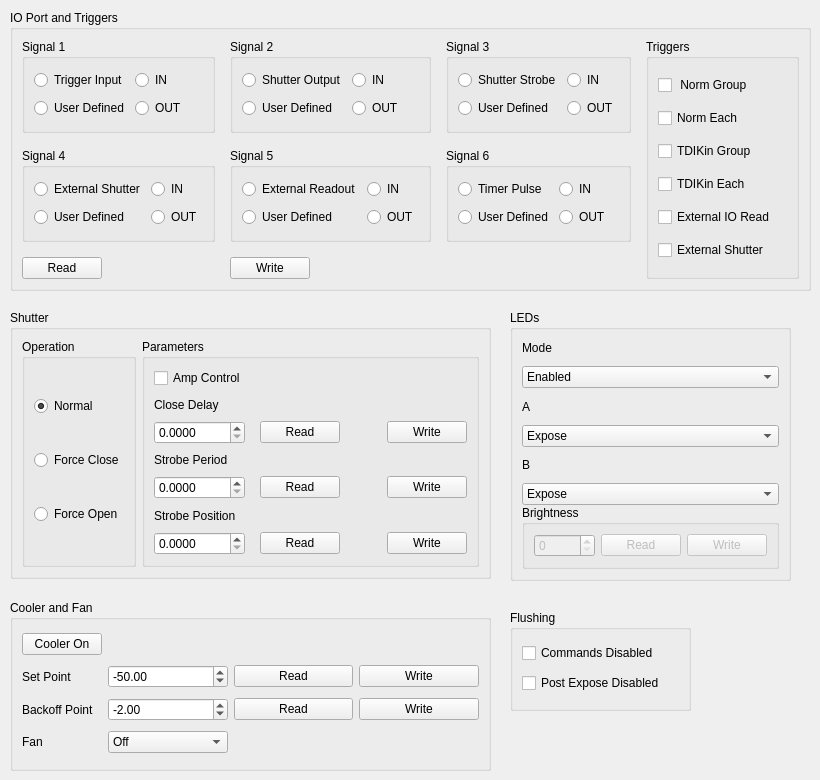
     <widget class="QWidget" name="tabControls">
      <attribute name="title">
       <string>Controls</string>
      </attribute>
      <widget class="QGroupBox" name="gbCtrlCooler">
       <property name="geometry">
        <rect>
         <x>10</x>
         <y>600</y>
         <width>481</width>
         <height>171</height>
        </rect>
       </property>
       <property name="title">
        <string>Cooler and Fan</string>
       </property>
       <layout class="QGridLayout" name="gridLayout_9">
        <item row="0" column="0">
         <widget class="QPushButton" name="btnCtrCoolerToggle">
          <property name="sizePolicy">
           <sizepolicy hsizetype="Fixed" vsizetype="Fixed">
            <horstretch>1</horstretch>
            <verstretch>0</verstretch>
           </sizepolicy>
          </property>
          <property name="maximumSize">
           <size>
            <width>16777215</width>
            <height>16777215</height>
           </size>
          </property>
          <property name="text">
           <string>Cooler On</string>
          </property>
          <property name="checkable">
           <bool>true</bool>
          </property>
         </widget>
        </item>
        <item row="1" column="0">
         <widget class="QLabel" name="lblCtrlCoolerSet">
          <property name="text">
           <string>Set Point</string>
          </property>
         </widget>
        </item>
        <item row="1" column="1">
         <widget class="QDoubleSpinBox" name="spinCtrlCoolerSet">
          <property name="minimum">
           <double>-100.000000000000000</double>
          </property>
          <property name="value">
           <double>-50.000000000000000</double>
          </property>
         </widget>
        </item>
        <item row="1" column="2">
         <widget class="QPushButton" name="btnCtrlCoolerSetPtRead">
          <property name="text">
           <string>Read</string>
          </property>
         </widget>
        </item>
        <item row="1" column="3">
         <widget class="QPushButton" name="btnCtrlCoolerSetPtWrite">
          <property name="text">
           <string>Write</string>
          </property>
         </widget>
        </item>
        <item row="2" column="0">
         <widget class="QLabel" name="lblCtrlCoolerBack">
          <property name="text">
           <string>Backoff Point</string>
          </property>
         </widget>
        </item>
        <item row="2" column="1">
         <widget class="QDoubleSpinBox" name="spinCtrlCoolerBack">
          <property name="minimum">
           <double>-50.000000000000000</double>
          </property>
          <property name="value">
           <double>-2.000000000000000</double>
          </property>
         </widget>
        </item>
        <item row="2" column="2">
         <widget class="QPushButton" name="btnCtrlCoolerBackoffRead">
          <property name="text">
           <string>Read</string>
          </property>
         </widget>
        </item>
        <item row="2" column="3">
         <widget class="QPushButton" name="btnCtrlCoolerBackoffWrite">
          <property name="text">
           <string>Write</string>
          </property>
         </widget>
        </item>
        <item row="3" column="0">
         <widget class="QLabel" name="lblCtrlFan">
          <property name="text">
           <string>Fan</string>
          </property>
         </widget>
        </item>
        <item row="3" column="1">
         <widget class="QComboBox" name="cbCtrlFan">
          <item>
           <property name="text">
            <string>Off</string>
           </property>
          </item>
          <item>
           <property name="text">
            <string>Low</string>
           </property>
          </item>
          <item>
           <property name="text">
            <string>Medium</string>
           </property>
          </item>
          <item>
           <property name="text">
            <string>High</string>
           </property>
          </item>
         </widget>
        </item>
       </layout>
      </widget>
      <widget class="QGroupBox" name="gbCtrlShutter">
       <property name="geometry">
        <rect>
         <x>10</x>
         <y>310</y>
         <width>481</width>
         <height>269</height>
        </rect>
       </property>
       <property name="title">
        <string>Shutter</string>
       </property>
       <layout class="QGridLayout" name="gridLayout_15">
        <item row="0" column="0">
         <widget class="QGroupBox" name="gbCtrlShutOp">
          <property name="title">
           <string>Operation</string>
          </property>
          <layout class="QVBoxLayout" name="verticalLayout_3">
           <item>
            <widget class="QRadioButton" name="rbCtrlShutNorm">
             <property name="text">
              <string>Normal</string>
             </property>
             <property name="checked">
              <bool>true</bool>
             </property>
            </widget>
           </item>
           <item>
            <widget class="QRadioButton" name="rbCtrlShutClose">
             <property name="text">
              <string>Force Close</string>
             </property>
            </widget>
           </item>
           <item>
            <widget class="QRadioButton" name="rbCtrlShutOpen">
             <property name="text">
              <string>Force Open</string>
             </property>
            </widget>
           </item>
          </layout>
         </widget>
        </item>
        <item row="0" column="1">
         <widget class="QGroupBox" name="gbCtrlShutParam">
          <property name="title">
           <string>Parameters</string>
          </property>
          <layout class="QGridLayout" name="gridLayout_12">
           <item row="1" column="0">
            <widget class="QLabel" name="label_2">
             <property name="text">
              <string>Close Delay</string>
             </property>
            </widget>
           </item>
           <item row="2" column="0">
            <layout class="QHBoxLayout" name="horizontalLayout_7">
             <property name="spacing">
              <number>15</number>
             </property>
             <item>
              <widget class="QDoubleSpinBox" name="spinCtrlShutDelay">
               <property name="decimals">
                <number>4</number>
               </property>
               <property name="maximum">
                <double>65534.000000000000000</double>
               </property>
              </widget>
             </item>
             <item>
              <widget class="QPushButton" name="btnCtrlShutDelayRead">
               <property name="text">
                <string>Read</string>
               </property>
              </widget>
             </item>
             <item>
              <spacer name="horizontalSpacer_6">
               <property name="orientation">
                <enum>Qt::Horizontal</enum>
               </property>
               <property name="sizeHint" stdset="0">
                <size>
                 <width>40</width>
                 <height>20</height>
                </size>
               </property>
              </spacer>
             </item>
             <item>
              <widget class="QPushButton" name="btnCtrlShutDelayWrite">
               <property name="text">
                <string>Write</string>
               </property>
              </widget>
             </item>
            </layout>
           </item>
           <item row="3" column="0">
            <widget class="QLabel" name="lblCtrlShutStrobePeriod">
             <property name="text">
              <string>Strobe Period</string>
             </property>
            </widget>
           </item>
           <item row="4" column="0">
            <layout class="QHBoxLayout" name="horizontalLayout_8">
             <property name="spacing">
              <number>15</number>
             </property>
             <item>
              <widget class="QDoubleSpinBox" name="spinCtrlShutStrobePeriod">
               <property name="decimals">
                <number>4</number>
               </property>
               <property name="maximum">
                <double>65534.000000000000000</double>
               </property>
              </widget>
             </item>
             <item>
              <widget class="QPushButton" name="btnCtrlShutStrobePeriodRead">
               <property name="text">
                <string>Read</string>
               </property>
              </widget>
             </item>
             <item>
              <spacer name="horizontalSpacer_7">
               <property name="orientation">
                <enum>Qt::Horizontal</enum>
               </property>
               <property name="sizeHint" stdset="0">
                <size>
                 <width>40</width>
                 <height>20</height>
                </size>
               </property>
              </spacer>
             </item>
             <item>
              <widget class="QPushButton" name="btnCtrlShutStrobePeriodWrite">
               <property name="text">
                <string>Write</string>
               </property>
              </widget>
             </item>
            </layout>
           </item>
           <item row="5" column="0">
            <widget class="QLabel" name="lblCtrlShtStrobePos">
             <property name="text">
              <string>Strobe Position</string>
             </property>
            </widget>
           </item>
           <item row="6" column="0">
            <layout class="QHBoxLayout" name="horizontalLayout_9">
             <property name="spacing">
              <number>15</number>
             </property>
             <item>
              <widget class="QDoubleSpinBox" name="spinCtrlShutStrobePos">
               <property name="decimals">
                <number>4</number>
               </property>
               <property name="maximum">
                <double>65534.000000000000000</double>
               </property>
              </widget>
             </item>
             <item>
              <widget class="QPushButton" name="btnCtrlShtStrobePosRead">
               <property name="text">
                <string>Read</string>
               </property>
              </widget>
             </item>
             <item>
              <spacer name="horizontalSpacer_8">
               <property name="orientation">
                <enum>Qt::Horizontal</enum>
               </property>
               <property name="sizeHint" stdset="0">
                <size>
                 <width>40</width>
                 <height>20</height>
                </size>
               </property>
              </spacer>
             </item>
             <item>
              <widget class="QPushButton" name="btnCtrlShtStrobePosWrite">
               <property name="text">
                <string>Write</string>
               </property>
              </widget>
             </item>
            </layout>
           </item>
           <item row="0" column="0">
            <widget class="QCheckBox" name="cbCtrlShutterAmpCtrl">
             <property name="text">
              <string>Amp Control</string>
             </property>
            </widget>
           </item>
          </layout>
         </widget>
        </item>
       </layout>
      </widget>
      <widget class="QGroupBox" name="gbCtrlLeds">
       <property name="geometry">
        <rect>
         <x>510</x>
         <y>310</y>
         <width>281</width>
         <height>271</height>
        </rect>
       </property>
       <property name="title">
        <string>LEDs</string>
       </property>
       <layout class="QVBoxLayout" name="verticalLayout_6">
        <property name="spacing">
         <number>0</number>
        </property>
        <property name="topMargin">
         <number>0</number>
        </property>
        <item>
         <widget class="QLabel" name="lblCtrlLedMode">
          <property name="text">
           <string>Mode</string>
          </property>
         </widget>
        </item>
        <item>
         <widget class="QComboBox" name="cbCtrlLedMode">
          <item>
           <property name="text">
            <string>Enabled</string>
           </property>
          </item>
          <item>
           <property name="text">
            <string>Off During Exposure</string>
           </property>
          </item>
          <item>
           <property name="text">
            <string>Disabled</string>
           </property>
          </item>
         </widget>
        </item>
        <item>
         <widget class="QLabel" name="lblCtrlLedA">
          <property name="text">
           <string>A</string>
          </property>
         </widget>
        </item>
        <item>
         <widget class="QComboBox" name="cbCtrlLedA">
          <item>
           <property name="text">
            <string>Expose</string>
           </property>
          </item>
          <item>
           <property name="text">
            <string>Image Active</string>
           </property>
          </item>
          <item>
           <property name="text">
            <string>Flushing</string>
           </property>
          </item>
          <item>
           <property name="text">
            <string>Waiting for External Trigger</string>
           </property>
          </item>
          <item>
           <property name="text">
            <string>Externeral Trigger Recieved</string>
           </property>
          </item>
          <item>
           <property name="text">
            <string>External Shutter Input</string>
           </property>
          </item>
          <item>
           <property name="text">
            <string>External Start Readout</string>
           </property>
          </item>
          <item>
           <property name="text">
            <string>At Temp</string>
           </property>
          </item>
         </widget>
        </item>
        <item>
         <widget class="QLabel" name="lblCtrlLedB">
          <property name="text">
           <string>B</string>
          </property>
         </widget>
        </item>
        <item>
         <widget class="QComboBox" name="cbCtrlLedB">
          <item>
           <property name="text">
            <string>Expose</string>
           </property>
          </item>
          <item>
           <property name="text">
            <string>Image Active</string>
           </property>
          </item>
          <item>
           <property name="text">
            <string>Flushing</string>
           </property>
          </item>
          <item>
           <property name="text">
            <string>Waiting For External Trigger</string>
           </property>
          </item>
          <item>
           <property name="text">
            <string>External Trigger Received</string>
           </property>
          </item>
          <item>
           <property name="text">
            <string>External Shutter Input</string>
           </property>
          </item>
          <item>
           <property name="text">
            <string>External Start Readout</string>
           </property>
          </item>
          <item>
           <property name="text">
            <string>At Temp</string>
           </property>
          </item>
         </widget>
        </item>
        <item>
         <widget class="QGroupBox" name="gbCtrlLedBright">
          <property name="title">
           <string>Brightness</string>
          </property>
          <layout class="QHBoxLayout" name="horizontalLayout_14">
           <item>
            <widget class="QSpinBox" name="spinCtrlLedBright">
             <property name="enabled">
              <bool>false</bool>
             </property>
            </widget>
           </item>
           <item>
            <widget class="QPushButton" name="btnCtrlLedBrightRead">
             <property name="enabled">
              <bool>false</bool>
             </property>
             <property name="text">
              <string>Read</string>
             </property>
            </widget>
           </item>
           <item>
            <widget class="QPushButton" name="btnCtrlLedBrightWrite">
             <property name="enabled">
              <bool>false</bool>
             </property>
             <property name="text">
              <string>Write</string>
             </property>
            </widget>
           </item>
          </layout>
         </widget>
        </item>
       </layout>
      </widget>
      <widget class="QGroupBox" name="gbCtrlIoPort">
       <property name="enabled">
        <bool>true</bool>
       </property>
       <property name="geometry">
        <rect>
         <x>10</x>
         <y>10</y>
         <width>801</width>
         <height>281</height>
        </rect>
       </property>
       <property name="title">
        <string>IO Port and Triggers</string>
       </property>
       <layout class="QHBoxLayout" name="horizontalLayout_10">
        <property name="spacing">
         <number>15</number>
        </property>
        <item>
         <layout class="QGridLayout" name="gridLayout_25">
          <item row="0" column="0">
           <widget class="QGroupBox" name="gbIoSig1">
            <property name="title">
             <string>Signal 1</string>
            </property>
            <layout class="QHBoxLayout" name="horizontalLayout_21">
             <item>
              <layout class="QVBoxLayout" name="verticalLayout_10">
               <item>
                <widget class="QRadioButton" name="rbIoSig1Trig">
                 <property name="text">
                  <string>Trigger Input</string>
                 </property>
                </widget>
               </item>
               <item>
                <widget class="QRadioButton" name="rbIoSig1User">
                 <property name="text">
                  <string>User Defined</string>
                 </property>
                </widget>
               </item>
              </layout>
             </item>
             <item>
              <layout class="QVBoxLayout" name="verticalLayout_11">
               <item>
                <widget class="QRadioButton" name="rbIoSig1In">
                 <property name="text">
                  <string>IN</string>
                 </property>
                </widget>
               </item>
               <item>
                <widget class="QRadioButton" name="rbIoSig1Out">
                 <property name="text">
                  <string>OUT</string>
                 </property>
                </widget>
               </item>
              </layout>
             </item>
            </layout>
           </widget>
          </item>
          <item row="0" column="1">
           <widget class="QGroupBox" name="gbIoSig2">
            <property name="sizePolicy">
             <sizepolicy hsizetype="Preferred" vsizetype="Preferred">
              <horstretch>0</horstretch>
              <verstretch>0</verstretch>
             </sizepolicy>
            </property>
            <property name="title">
             <string>Signal 2</string>
            </property>
            <layout class="QHBoxLayout" name="horizontalLayout_17">
             <item>
              <layout class="QVBoxLayout" name="verticalLayout_13">
               <item>
                <widget class="QRadioButton" name="rbIoSig2Shutter">
                 <property name="text">
                  <string>Shutter Output</string>
                 </property>
                </widget>
               </item>
               <item>
                <widget class="QRadioButton" name="rbIoSig2User">
                 <property name="text">
                  <string>User Defined</string>
                 </property>
                </widget>
               </item>
              </layout>
             </item>
             <item>
              <layout class="QVBoxLayout" name="verticalLayout_12">
               <item>
                <widget class="QRadioButton" name="rbIoSig2In">
                 <property name="text">
                  <string>IN</string>
                 </property>
                </widget>
               </item>
               <item>
                <widget class="QRadioButton" name="rbIoSig2Out">
                 <property name="text">
                  <string>OUT</string>
                 </property>
                </widget>
               </item>
              </layout>
             </item>
            </layout>
           </widget>
          </item>
          <item row="0" column="2">
           <widget class="QGroupBox" name="gbIoSig3">
            <property name="title">
             <string>Signal 3</string>
            </property>
            <layout class="QHBoxLayout" name="horizontalLayout_13">
             <item>
              <layout class="QVBoxLayout" name="verticalLayout_15">
               <item>
                <widget class="QRadioButton" name="rbIoSig3ShutterStrobe">
                 <property name="text">
                  <string>Shutter Strobe</string>
                 </property>
                </widget>
               </item>
               <item>
                <widget class="QRadioButton" name="rbIoSig3User">
                 <property name="text">
                  <string>User Defined</string>
                 </property>
                </widget>
               </item>
              </layout>
             </item>
             <item>
              <layout class="QVBoxLayout" name="verticalLayout_14">
               <item>
                <widget class="QRadioButton" name="rbIoSig3In">
                 <property name="text">
                  <string>IN</string>
                 </property>
                </widget>
               </item>
               <item>
                <widget class="QRadioButton" name="rbIoSig3Out">
                 <property name="text">
                  <string>OUT</string>
                 </property>
                </widget>
               </item>
              </layout>
             </item>
            </layout>
           </widget>
          </item>
          <item row="1" column="0">
           <widget class="QGroupBox" name="gbIoSig4">
            <property name="title">
             <string>Signal 4</string>
            </property>
            <layout class="QHBoxLayout" name="horizontalLayout_18">
             <item>
              <layout class="QVBoxLayout" name="verticalLayout_17">
               <item>
                <widget class="QRadioButton" name="rbIoSig4ExternalShutter">
                 <property name="text">
                  <string>External Shutter</string>
                 </property>
                </widget>
               </item>
               <item>
                <widget class="QRadioButton" name="rbIoSig4User">
                 <property name="text">
                  <string>User Defined</string>
                 </property>
                </widget>
               </item>
              </layout>
             </item>
             <item>
              <layout class="QVBoxLayout" name="verticalLayout_16">
               <item>
                <widget class="QRadioButton" name="rbIoSig4In">
                 <property name="text">
                  <string>IN</string>
                 </property>
                </widget>
               </item>
               <item>
                <widget class="QRadioButton" name="rbIoSig4Out">
                 <property name="text">
                  <string>OUT</string>
                 </property>
                </widget>
               </item>
              </layout>
             </item>
            </layout>
           </widget>
          </item>
          <item row="1" column="1">
           <widget class="QGroupBox" name="gbIoSig5">
            <property name="title">
             <string>Signal 5</string>
            </property>
            <layout class="QHBoxLayout" name="horizontalLayout_20">
             <item>
              <layout class="QVBoxLayout" name="verticalLayout_19">
               <item>
                <widget class="QRadioButton" name="rbIoSig5ExtReadout">
                 <property name="text">
                  <string>External Readout</string>
                 </property>
                </widget>
               </item>
               <item>
                <widget class="QRadioButton" name="rbIoSig5User">
                 <property name="text">
                  <string>User Defined</string>
                 </property>
                </widget>
               </item>
              </layout>
             </item>
             <item>
              <layout class="QVBoxLayout" name="verticalLayout_18">
               <item>
                <widget class="QRadioButton" name="rbIoSig5In">
                 <property name="text">
                  <string>IN</string>
                 </property>
                </widget>
               </item>
               <item>
                <widget class="QRadioButton" name="rbIoSig5Out">
                 <property name="text">
                  <string>OUT</string>
                 </property>
                </widget>
               </item>
              </layout>
             </item>
            </layout>
           </widget>
          </item>
          <item row="1" column="2">
           <widget class="QGroupBox" name="gbIoSig6">
            <property name="title">
             <string>Signal 6</string>
            </property>
            <layout class="QHBoxLayout" name="horizontalLayout_19">
             <item>
              <layout class="QVBoxLayout" name="verticalLayout_21">
               <item>
                <widget class="QRadioButton" name="rbIoSig6TimerPulse">
                 <property name="text">
                  <string>Timer Pulse</string>
                 </property>
                </widget>
               </item>
               <item>
                <widget class="QRadioButton" name="rbIoSig6User">
                 <property name="text">
                  <string>User Defined</string>
                 </property>
                </widget>
               </item>
              </layout>
             </item>
             <item>
              <layout class="QVBoxLayout" name="verticalLayout_20">
               <item>
                <widget class="QRadioButton" name="rbIoSig6In">
                 <property name="text">
                  <string>IN</string>
                 </property>
                </widget>
               </item>
               <item>
                <widget class="QRadioButton" name="rbIoSig6Out">
                 <property name="text">
                  <string>OUT</string>
                 </property>
                </widget>
               </item>
              </layout>
             </item>
            </layout>
           </widget>
          </item>
          <item row="2" column="0">
           <widget class="QPushButton" name="btnCtrlReadIoPort">
            <property name="sizePolicy">
             <sizepolicy hsizetype="Fixed" vsizetype="Fixed">
              <horstretch>0</horstretch>
              <verstretch>0</verstretch>
             </sizepolicy>
            </property>
            <property name="text">
             <string>Read</string>
            </property>
           </widget>
          </item>
          <item row="2" column="1">
           <widget class="QPushButton" name="btnCtrlWriteIoPort">
            <property name="sizePolicy">
             <sizepolicy hsizetype="Fixed" vsizetype="Fixed">
              <horstretch>0</horstretch>
              <verstretch>0</verstretch>
             </sizepolicy>
            </property>
            <property name="text">
             <string>Write</string>
            </property>
           </widget>
          </item>
         </layout>
        </item>
        <item>
         <widget class="QGroupBox" name="groupBox_3">
          <property name="title">
           <string>Triggers</string>
          </property>
          <layout class="QVBoxLayout" name="verticalLayout_7">
           <item>
            <widget class="QCheckBox" name="cbCtrlTrigNormGroup">
             <property name="text">
              <string> Norm Group</string>
             </property>
            </widget>
           </item>
           <item>
            <widget class="QCheckBox" name="cbCtrlTrigNormEach">
             <property name="text">
              <string>Norm Each</string>
             </property>
            </widget>
           </item>
           <item>
            <widget class="QCheckBox" name="cbCtrlTrigTdiKinGroup">
             <property name="text">
              <string>TDIKin Group</string>
             </property>
            </widget>
           </item>
           <item>
            <widget class="QCheckBox" name="cbCtrlTrigTdiKinEach">
             <property name="text">
              <string>TDIKin Each</string>
             </property>
            </widget>
           </item>
           <item>
            <widget class="QCheckBox" name="cbCtrlTrigExtIoReadout">
             <property name="text">
              <string>External IO Read</string>
             </property>
            </widget>
           </item>
           <item>
            <widget class="QCheckBox" name="cbCtrlTrigExternalShutter">
             <property name="text">
              <string>External Shutter</string>
             </property>
            </widget>
           </item>
          </layout>
         </widget>
        </item>
       </layout>
      </widget>
      <widget class="QGroupBox" name="gbCtrlFlush">
       <property name="geometry">
        <rect>
         <x>510</x>
         <y>610</y>
         <width>181</width>
         <height>101</height>
        </rect>
       </property>
       <property name="title">
        <string>Flushing</string>
       </property>
       <layout class="QVBoxLayout" name="verticalLayout_5">
        <item>
         <widget class="QCheckBox" name="checkCtrlFlushCmdDisabled">
          <property name="text">
           <string>Commands Disabled</string>
          </property>
         </widget>
        </item>
        <item>
         <widget class="QCheckBox" name="checkCtrlPostExposeFlushDisabled">
          <property name="text">
           <string>Post Expose Disabled</string>
          </property>
         </widget>
        </item>
       </layout>
      </widget>
     </widget>
